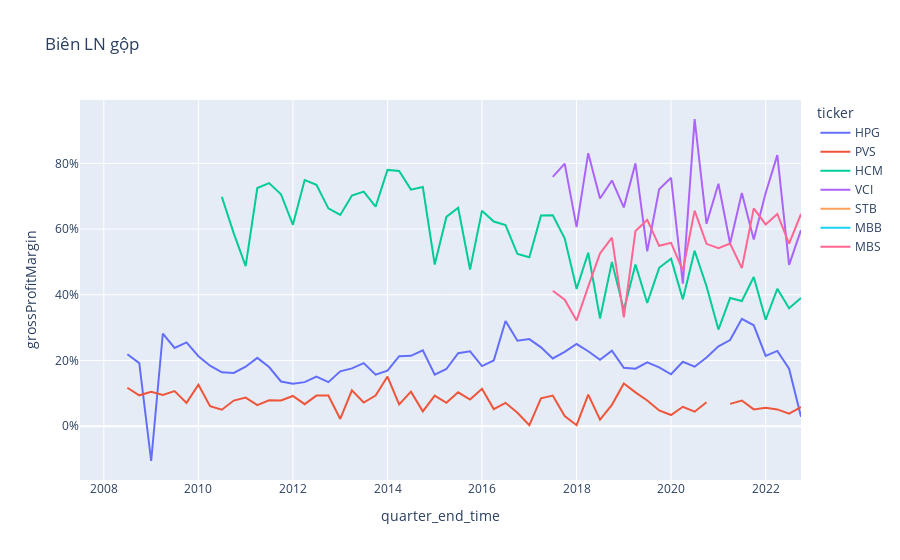

The notebook cell this image was saved under:
### Markdown cell above
## Biên LN gộp(%)

### Code cell
import seaborn as sns
import plotly.express as px

fig = px.line(
    balancesheet_financialratio_incomestatement_per_group,
    x="quarter_end_time",
    y="grossProfitMargin",
    color="ticker",
    title="Biên LN gộp",
)
fig.layout.yaxis.tickformat = ',.0%'
fig.show()
